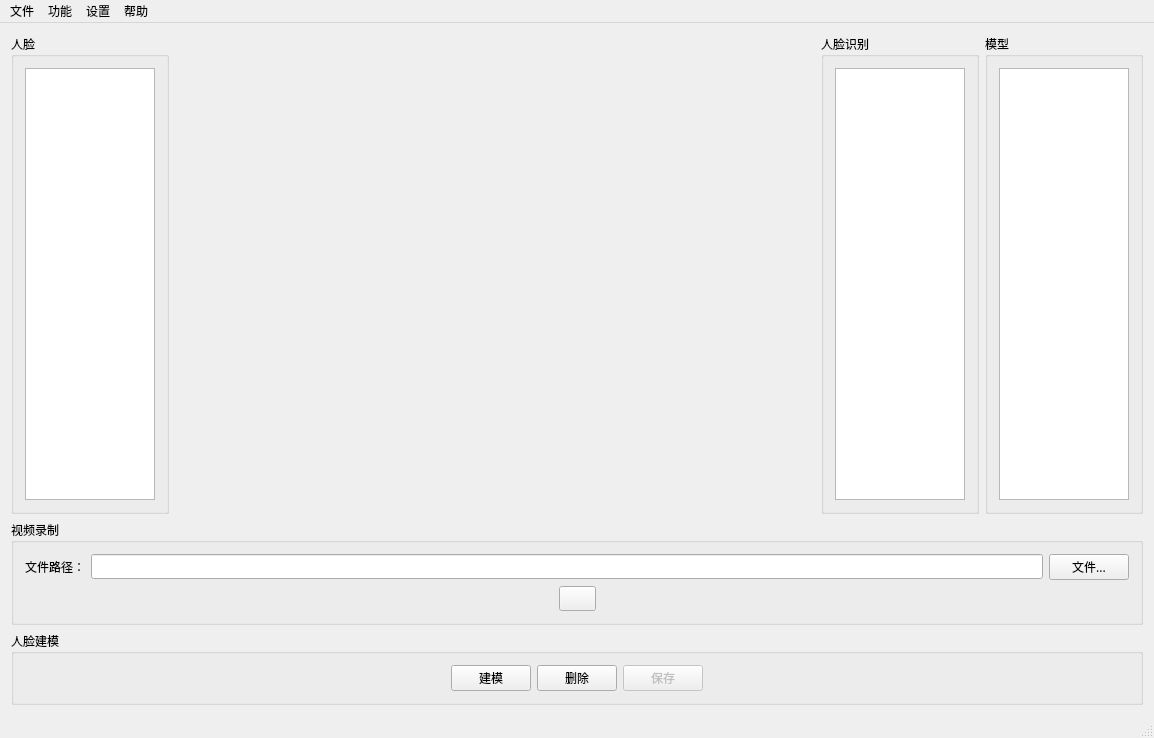
<?xml version="1.0" encoding="UTF-8"?>
<ui version="4.0">
 <class>MainWindow</class>
 <widget class="QMainWindow" name="MainWindow">
  <property name="geometry">
   <rect>
    <x>0</x>
    <y>0</y>
    <width>1098</width>
    <height>715</height>
   </rect>
  </property>
  <property name="sizePolicy">
   <sizepolicy hsizetype="Expanding" vsizetype="Expanding">
    <horstretch>0</horstretch>
    <verstretch>0</verstretch>
   </sizepolicy>
  </property>
  <property name="font">
   <font>
    <family>微软雅黑</family>
   </font>
  </property>
  <property name="windowTitle">
   <string>人脸识别系统演示程序</string>
  </property>
  <property name="windowIcon">
   <iconset>
    <normaloff>QTFaceDetection.ico</normaloff>QTFaceDetection.ico</iconset>
  </property>
  <widget class="QWidget" name="centralWidget">
   <property name="sizePolicy">
    <sizepolicy hsizetype="Preferred" vsizetype="Preferred">
     <horstretch>0</horstretch>
     <verstretch>0</verstretch>
    </sizepolicy>
   </property>
   <property name="font">
    <font>
     <family>微软雅黑</family>
    </font>
   </property>
   <layout class="QVBoxLayout" name="verticalLayout_2">
    <item>
     <layout class="QHBoxLayout" name="horizontalLayout_8">
      <item>
       <widget class="QGroupBox" name="groupBoxFaces">
        <property name="sizePolicy">
         <sizepolicy hsizetype="Preferred" vsizetype="Preferred">
          <horstretch>0</horstretch>
          <verstretch>0</verstretch>
         </sizepolicy>
        </property>
        <property name="title">
         <string>人脸</string>
        </property>
        <layout class="QHBoxLayout" name="horizontalLayout_9">
         <item>
          <widget class="QListWidget" name="listWidgetFaces">
           <property name="sizePolicy">
            <sizepolicy hsizetype="Expanding" vsizetype="Preferred">
             <horstretch>0</horstretch>
             <verstretch>0</verstretch>
            </sizepolicy>
           </property>
           <property name="minimumSize">
            <size>
             <width>130</width>
             <height>0</height>
            </size>
           </property>
           <property name="maximumSize">
            <size>
             <width>130</width>
             <height>16777215</height>
            </size>
           </property>
           <property name="iconSize">
            <size>
             <width>100</width>
             <height>100</height>
            </size>
           </property>
           <property name="flow">
            <enum>QListView::TopToBottom</enum>
           </property>
           <property name="isWrapping" stdset="0">
            <bool>false</bool>
           </property>
           <property name="viewMode">
            <enum>QListView::IconMode</enum>
           </property>
          </widget>
         </item>
        </layout>
       </widget>
      </item>
      <item>
       <widget class="QLabel" name="canvas">
        <property name="sizePolicy">
         <sizepolicy hsizetype="Expanding" vsizetype="Expanding">
          <horstretch>0</horstretch>
          <verstretch>0</verstretch>
         </sizepolicy>
        </property>
        <property name="minimumSize">
         <size>
          <width>640</width>
          <height>480</height>
         </size>
        </property>
        <property name="text">
         <string/>
        </property>
        <property name="scaledContents">
         <bool>false</bool>
        </property>
        <property name="alignment">
         <set>Qt::AlignCenter</set>
        </property>
       </widget>
      </item>
      <item>
       <widget class="QGroupBox" name="groupBoxFace">
        <property name="sizePolicy">
         <sizepolicy hsizetype="Fixed" vsizetype="Expanding">
          <horstretch>0</horstretch>
          <verstretch>0</verstretch>
         </sizepolicy>
        </property>
        <property name="title">
         <string>人脸识别</string>
        </property>
        <layout class="QHBoxLayout" name="horizontalLayout_4">
         <item>
          <widget class="QListWidget" name="listWidget">
           <property name="sizePolicy">
            <sizepolicy hsizetype="Fixed" vsizetype="Expanding">
             <horstretch>0</horstretch>
             <verstretch>0</verstretch>
            </sizepolicy>
           </property>
           <property name="minimumSize">
            <size>
             <width>130</width>
             <height>0</height>
            </size>
           </property>
           <property name="maximumSize">
            <size>
             <width>130</width>
             <height>16777215</height>
            </size>
           </property>
           <property name="iconSize">
            <size>
             <width>100</width>
             <height>100</height>
            </size>
           </property>
           <property name="flow">
            <enum>QListView::TopToBottom</enum>
           </property>
           <property name="isWrapping" stdset="0">
            <bool>false</bool>
           </property>
           <property name="resizeMode">
            <enum>QListView::Adjust</enum>
           </property>
           <property name="viewMode">
            <enum>QListView::IconMode</enum>
           </property>
          </widget>
         </item>
        </layout>
       </widget>
      </item>
      <item>
       <widget class="QGroupBox" name="groupBoxTemplate">
        <property name="sizePolicy">
         <sizepolicy hsizetype="Fixed" vsizetype="Preferred">
          <horstretch>0</horstretch>
          <verstretch>0</verstretch>
         </sizepolicy>
        </property>
        <property name="title">
         <string>模型</string>
        </property>
        <layout class="QHBoxLayout" name="horizontalLayout">
         <item>
          <widget class="QListWidget" name="listWidgetTemplateFace">
           <property name="sizePolicy">
            <sizepolicy hsizetype="Fixed" vsizetype="Expanding">
             <horstretch>0</horstretch>
             <verstretch>0</verstretch>
            </sizepolicy>
           </property>
           <property name="minimumSize">
            <size>
             <width>130</width>
             <height>0</height>
            </size>
           </property>
           <property name="maximumSize">
            <size>
             <width>130</width>
             <height>16777215</height>
            </size>
           </property>
           <property name="iconSize">
            <size>
             <width>100</width>
             <height>100</height>
            </size>
           </property>
           <property name="flow">
            <enum>QListView::TopToBottom</enum>
           </property>
           <property name="isWrapping" stdset="0">
            <bool>false</bool>
           </property>
           <property name="resizeMode">
            <enum>QListView::Adjust</enum>
           </property>
           <property name="viewMode">
            <enum>QListView::IconMode</enum>
           </property>
          </widget>
         </item>
        </layout>
       </widget>
      </item>
     </layout>
    </item>
    <item>
     <widget class="QGroupBox" name="groupBoxVideoRecord">
      <property name="sizePolicy">
       <sizepolicy hsizetype="Preferred" vsizetype="Fixed">
        <horstretch>0</horstretch>
        <verstretch>0</verstretch>
       </sizepolicy>
      </property>
      <property name="title">
       <string>视频录制</string>
      </property>
      <layout class="QHBoxLayout" name="horizontalLayout_5">
       <item>
        <layout class="QVBoxLayout" name="verticalLayout">
         <item>
          <layout class="QHBoxLayout" name="horizontalLayout_2">
           <item>
            <widget class="QLabel" name="label">
             <property name="sizePolicy">
              <sizepolicy hsizetype="Preferred" vsizetype="Fixed">
               <horstretch>0</horstretch>
               <verstretch>0</verstretch>
              </sizepolicy>
             </property>
             <property name="text">
              <string>文件路径：</string>
             </property>
            </widget>
           </item>
           <item>
            <widget class="QLineEdit" name="lineEditRecordPath"/>
           </item>
           <item>
            <widget class="QPushButton" name="pushButton">
             <property name="text">
              <string>文件...</string>
             </property>
            </widget>
           </item>
          </layout>
         </item>
         <item>
          <layout class="QHBoxLayout" name="horizontalLayout_3">
           <item>
            <spacer name="horizontalSpacer">
             <property name="orientation">
              <enum>Qt::Horizontal</enum>
             </property>
             <property name="sizeHint" stdset="0">
              <size>
               <width>0</width>
               <height>0</height>
              </size>
             </property>
            </spacer>
           </item>
           <item>
            <widget class="QPushButton" name="pushButton_2">
             <property name="text">
              <string/>
             </property>
            </widget>
           </item>
           <item>
            <spacer name="horizontalSpacer_2">
             <property name="orientation">
              <enum>Qt::Horizontal</enum>
             </property>
             <property name="sizeHint" stdset="0">
              <size>
               <width>0</width>
               <height>0</height>
              </size>
             </property>
            </spacer>
           </item>
          </layout>
         </item>
        </layout>
       </item>
      </layout>
     </widget>
    </item>
    <item>
     <widget class="QGroupBox" name="groupBoxFaceTemplateControl">
      <property name="sizePolicy">
       <sizepolicy hsizetype="Preferred" vsizetype="Fixed">
        <horstretch>0</horstretch>
        <verstretch>0</verstretch>
       </sizepolicy>
      </property>
      <property name="title">
       <string>人脸建模</string>
      </property>
      <layout class="QHBoxLayout" name="horizontalLayout_7">
       <item>
        <layout class="QHBoxLayout" name="horizontalLayout_6">
         <item>
          <spacer name="horizontalSpacer_3">
           <property name="orientation">
            <enum>Qt::Horizontal</enum>
           </property>
           <property name="sizeHint" stdset="0">
            <size>
             <width>13</width>
             <height>13</height>
            </size>
           </property>
          </spacer>
         </item>
         <item>
          <widget class="QPushButton" name="pushButtonStartStopTemplate">
           <property name="text">
            <string>建模</string>
           </property>
          </widget>
         </item>
         <item>
          <widget class="QPushButton" name="pushButtonDeleteTemplate">
           <property name="text">
            <string>删除</string>
           </property>
          </widget>
         </item>
         <item>
          <widget class="QPushButton" name="pushButtonSaveTemplate">
           <property name="enabled">
            <bool>false</bool>
           </property>
           <property name="text">
            <string>保存</string>
           </property>
          </widget>
         </item>
         <item>
          <spacer name="horizontalSpacer_4">
           <property name="orientation">
            <enum>Qt::Horizontal</enum>
           </property>
           <property name="sizeHint" stdset="0">
            <size>
             <width>13</width>
             <height>13</height>
            </size>
           </property>
          </spacer>
         </item>
        </layout>
       </item>
      </layout>
     </widget>
    </item>
   </layout>
  </widget>
  <widget class="QMenuBar" name="menuBar">
   <property name="geometry">
    <rect>
     <x>0</x>
     <y>0</y>
     <width>1098</width>
     <height>23</height>
    </rect>
   </property>
   <property name="font">
    <font>
     <family>微软雅黑</family>
    </font>
   </property>
   <widget class="QMenu" name="menuFile">
    <property name="title">
     <string>文件</string>
    </property>
    <addaction name="menuFileExit"/>
   </widget>
   <widget class="QMenu" name="menuSettings">
    <property name="title">
     <string>设置</string>
    </property>
    <addaction name="actionVideoSource"/>
    <addaction name="actionSetParam"/>
   </widget>
   <widget class="QMenu" name="menuHelp">
    <property name="title">
     <string>帮助</string>
    </property>
    <addaction name="actionAbout"/>
   </widget>
   <widget class="QMenu" name="menuFeatures">
    <property name="title">
     <string>功能</string>
    </property>
    <addaction name="faceTemplate"/>
    <addaction name="faceRecognition"/>
    <addaction name="videoRecord"/>
   </widget>
   <addaction name="menuFile"/>
   <addaction name="menuFeatures"/>
   <addaction name="menuSettings"/>
   <addaction name="menuHelp"/>
  </widget>
  <widget class="QStatusBar" name="statusBar">
   <property name="font">
    <font>
     <family>微软雅黑</family>
    </font>
   </property>
  </widget>
  <action name="menuFileExit">
   <property name="text">
    <string>退出</string>
   </property>
   <property name="font">
    <font>
     <family>微软雅黑</family>
    </font>
   </property>
  </action>
  <action name="actionVideoSource">
   <property name="text">
    <string>视频源</string>
   </property>
   <property name="font">
    <font>
     <family>微软雅黑</family>
    </font>
   </property>
  </action>
  <action name="actionSetParam">
   <property name="text">
    <string>参数</string>
   </property>
   <property name="font">
    <font>
     <family>微软雅黑</family>
    </font>
   </property>
  </action>
  <action name="actionAbout">
   <property name="text">
    <string>关于</string>
   </property>
   <property name="font">
    <font>
     <family>微软雅黑</family>
    </font>
   </property>
  </action>
  <action name="faceTemplate">
   <property name="checkable">
    <bool>true</bool>
   </property>
   <property name="text">
    <string>人脸建模</string>
   </property>
   <property name="font">
    <font>
     <family>微软雅黑</family>
    </font>
   </property>
  </action>
  <action name="faceRecognition">
   <property name="checkable">
    <bool>true</bool>
   </property>
   <property name="text">
    <string>人脸识别</string>
   </property>
   <property name="font">
    <font>
     <family>微软雅黑</family>
    </font>
   </property>
  </action>
  <action name="videoRecord">
   <property name="checkable">
    <bool>true</bool>
   </property>
   <property name="text">
    <string>视频录制</string>
   </property>
   <property name="font">
    <font>
     <family>微软雅黑</family>
    </font>
   </property>
  </action>
 </widget>
 <layoutdefault spacing="6" margin="11"/>
 <resources/>
 <connections/>
</ui>
